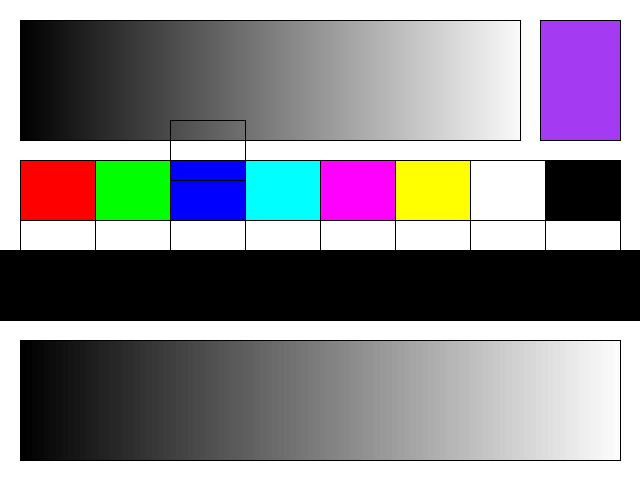
Frame 1 (no input)
Frame 60 (the mouse pressed at the canvas centre just before this capture): identical to frame 1, image omitted
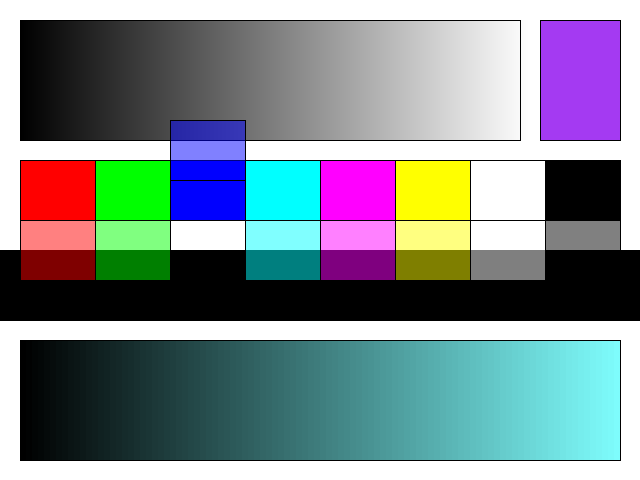
Frame 120 (the mouse held since frame 60 and released just before this capture)

The Processing sketch that drew these frames (run headless with seeded random() and noise(); from frame 60 on, the mouse is pressed at the canvas centre):

// Processing sketch: colores
// ── colores.pde
// declaramos una variable para color
color c;

void setup() {
  size(640, 480);
  smooth();

  c = color(random(255), random(225), random(255));
}

void draw() {
  colorMode(RGB, 255);
  background(255);

  //escala de grises (mococromo)
  noStroke();
  for (int i = 0; i < 255; i++) {
    fill(i);
    rect(i*2+20, 20, 2, 120);
  }
  stroke(0);
  noFill();
  rect(20, 20, 500, 120);

  // color aleatorio
  fill(c);
  stroke(0);
  rect(540, 20, 80, 120);
  
  //colores opacos
  stroke(0);
  fill(255,0,0);
  rect(20,160,75,60);
  fill(0,255,0);
  rect(95,160,75,60);
  fill(0,0,255);
  rect(170,160,75,60);
  fill(0,255,255);
  rect(245,160,75,60);
  fill(255,0,255);
  rect(320,160,75,60);
  fill(255,255,0);
  rect(395,160,75,60);
  fill(255);
  rect(470,160,75,60);
  fill(0);
  rect(545,160,75,60);
  
  //background negro detrás de los colores transparentes
  rect(0,250,width, 70);
  
  float t = map (mouseX,0, width,0,255);
  
  // colores transparentes
  fill(255,0,0,t);
  rect(20,220,75,60);
  fill(0,255,0,t);
  rect(95,220,75,60);
  fill(0,0,255,t);
  rect(170,120,75,60);
  fill(0,255,255,t);
  rect(245,220,75,60);
  fill(255,0,255,t);
  rect(320,220,75,60);
  fill(255,255,0,t);
  rect(395,220,75,60);
  fill(255,t);
  rect(470,220,75,60);
  fill(0,t);
  rect(545,220,75,60);
  
  //HSB color
  colorMode(HSB, 360,100,100,100);
  
  float h = map(mouseX,0,width,0,360);
  float s = map(mouseY,0,height,0,100);
  
  noStroke();
  for(int i = 0; i < 100; i++){
  fill(h,s,i);
  rect(20 + i*6, 340,6,120);
  }
  
  noFill();
  stroke(0);
  rect(20,340,600,120);
}

/*

HSB

El modelo HSB se basa en la percepción humana del color
y describe tres características fundamentales del color:

Tono

Color reflejado o transmitido a través de un objeto.
Se mide como una posición en la rueda de colores estándar y se expresa en grados entre 0° y 360°. Normalmente, el tono se identifica por el nombre del color, como rojo, naranja o verde.

Saturación

A veces denominada cromatismo, es la fuerza o pureza del color.
La saturación representa la cantidad de gris que existe en
proporción al tono y se expresa como un porcentaje comprendido
entre el 0% (gris) y el 100% (saturación completa).
En la rueda de colores estándar, la saturación aumenta a
medida que nos aproximamos al borde de la misma.

Brillo

Luminosidad u oscuridad relativa del color y normalmente
se expresa como un porcentaje comprendido entre 0% (negro) 
y 100% (blanco).
*/
